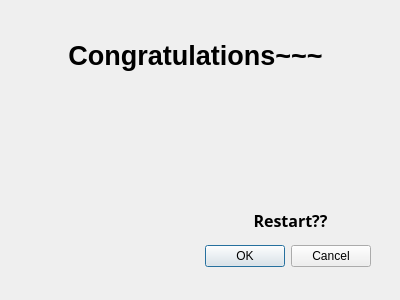
<?xml version="1.0" encoding="UTF-8"?>
<ui version="4.0">
 <class>resultBoard</class>
 <widget class="QDialog" name="resultBoard">
  <property name="geometry">
   <rect>
    <x>0</x>
    <y>0</y>
    <width>400</width>
    <height>300</height>
   </rect>
  </property>
  <property name="windowTitle">
   <string>Dialog</string>
  </property>
  <widget class="QDialogButtonBox" name="buttonBox">
   <property name="geometry">
    <rect>
     <x>30</x>
     <y>240</y>
     <width>341</width>
     <height>32</height>
    </rect>
   </property>
   <property name="orientation">
    <enum>Qt::Horizontal</enum>
   </property>
   <property name="standardButtons">
    <set>QDialogButtonBox::Cancel|QDialogButtonBox::Ok</set>
   </property>
  </widget>
  <widget class="QLabel" name="label">
   <property name="geometry">
    <rect>
     <x>50</x>
     <y>120</y>
     <width>121</width>
     <height>171</height>
    </rect>
   </property>
   <property name="text">
    <string/>
   </property>
   <property name="pixmap">
    <pixmap resource="pics.qrc">:/pics/kotori.png</pixmap>
   </property>
  </widget>
  <widget class="QLabel" name="label_2">
   <property name="geometry">
    <rect>
     <x>30</x>
     <y>30</y>
     <width>331</width>
     <height>51</height>
    </rect>
   </property>
   <property name="font">
    <font>
     <family>Tahoma</family>
     <pointsize>20</pointsize>
     <weight>75</weight>
     <bold>true</bold>
    </font>
   </property>
   <property name="text">
    <string>Congratulations~~~</string>
   </property>
   <property name="textFormat">
    <enum>Qt::AutoText</enum>
   </property>
   <property name="scaledContents">
    <bool>false</bool>
   </property>
   <property name="alignment">
    <set>Qt::AlignCenter</set>
   </property>
  </widget>
  <widget class="QLabel" name="label_3">
   <property name="geometry">
    <rect>
     <x>200</x>
     <y>110</y>
     <width>151</width>
     <height>41</height>
    </rect>
   </property>
   <property name="text">
    <string/>
   </property>
  </widget>
  <widget class="QLabel" name="label_4">
   <property name="geometry">
    <rect>
     <x>210</x>
     <y>210</y>
     <width>161</width>
     <height>20</height>
    </rect>
   </property>
   <property name="font">
    <font>
     <family>Algerian</family>
     <pointsize>12</pointsize>
     <weight>75</weight>
     <bold>true</bold>
    </font>
   </property>
   <property name="text">
    <string>Restart??</string>
   </property>
   <property name="alignment">
    <set>Qt::AlignCenter</set>
   </property>
  </widget>
 </widget>
 <resources>
  <include location="pics.qrc"/>
 </resources>
 <connections>
  <connection>
   <sender>buttonBox</sender>
   <signal>rejected()</signal>
   <receiver>resultBoard</receiver>
   <slot>reject()</slot>
   <hints>
    <hint type="sourcelabel">
     <x>316</x>
     <y>260</y>
    </hint>
    <hint type="destinationlabel">
     <x>286</x>
     <y>274</y>
    </hint>
   </hints>
  </connection>
  <connection>
   <sender>buttonBox</sender>
   <signal>accepted()</signal>
   <receiver>resultBoard</receiver>
   <slot>accept()</slot>
   <hints>
    <hint type="sourcelabel">
     <x>200</x>
     <y>255</y>
    </hint>
    <hint type="destinationlabel">
     <x>199</x>
     <y>149</y>
    </hint>
   </hints>
  </connection>
 </connections>
</ui>
